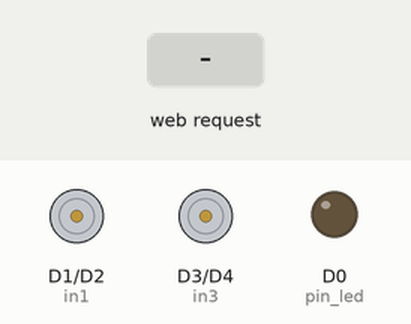
This sketch was run on a simulated ESP8266 (NodeMCU). On the bench: motor-driver pin pairs drawn as motors (green arrow = first pin HIGH = forward, orange = second pin HIGH = backward, longer = more drive, scaled by the enable pin), output pins drawn as LEDs (lit = HIGH). The test bench sets the inputs (shaded band). WiFi joins after 1.5 s; servers stay silent unless stated; what the sketch prints to the serial monitor is not drawn.

Above: at 2.7 s.
2.8 s: HTTP request GET /startYourEngines received
At 4.0 s:
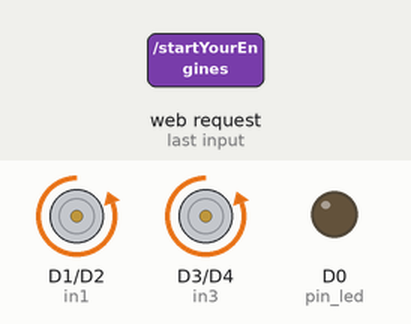
4.5 s: HTTP request GET /angleFromAddress received
At 5.3 s:
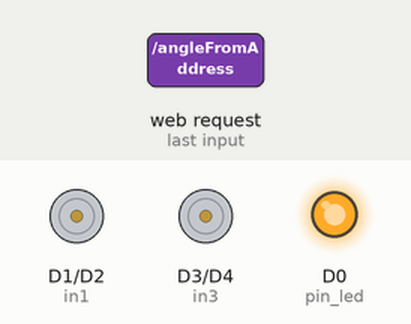
6.1 s: HTTP request GET /angleFromAddress?lfv=120 received
At 6.5 s:
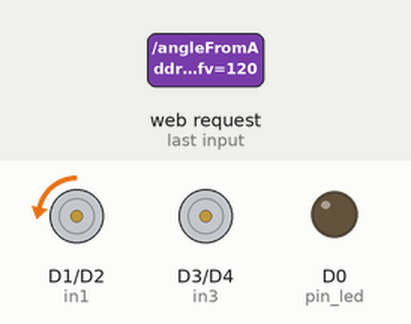
7.7 s: HTTP request GET /angleFromAddress?angle=1 received
At 8.9 s:
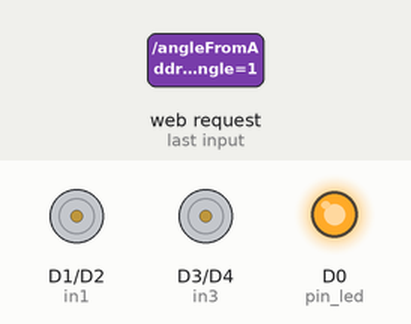
Timing chart, 0 to 10.3 s (numbered marks = the images above; inputs shaded):
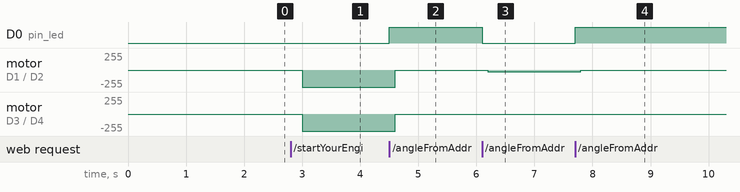

Measured:
- after the input at 2.8 s, motor on D1 (in1) / D2 (in2), motor on D3 (in3) / D4 (in4): stopped → backward 255/255 after 0.20 s
- after the input at 4.5 s, D0 (pin_led): LOW → HIGH at once; motor on D1 (in1) / D2 (in2), motor on D3 (in3) / D4 (in4): backward 255/255 → stopped after 0.10 s
- after the input at 6.1 s, D0 (pin_led): HIGH → LOW at once; motor on D1 (in1) / D2 (in2): stopped → backward 29/255 after 0.10 s
- after the input at 7.7 s, D0 (pin_led): LOW → HIGH at once; motor on D1 (in1) / D2 (in2): backward 29/255 → stopped after 0.10 s

The sketch:

project_v2.2.ino
```cpp
#include <Ticker.h>
#include <ESP8266WiFi.h>
#include <ESP8266WebServer.h>
#include <ArduinoJson.h>
#include <math.h>

ESP8266WebServer server;
Ticker timer;

// Network Info
char* ssid = "BetterLateThanNever";
char* password = "PleaseWork";

//Blink pin
uint8_t pin_led = 16;

//Reference Angle
double angle;

//Define Sample Rate
const float freq = 5; //Hz
const float Ts = 1/freq; //Sample time in seconds

// Define Motor Pins
const uint8_t in1 = D1; // right motor
const uint8_t in2 = D2; // right motor
const uint8_t in3 = D3; // left motor
const uint8_t in4 = D4; // left motor
const uint8_t enR = D5; // right motor
const uint8_t enL = D6; // left motor

//Define motor voltage variables
long leftFullVolt = 1023;
long rightFullVolt = 1023;
int floorVolt = 224;


volatile int leftMotorVolt;
volatile int rightMotorVolt;


// PI Controller Variables
double ov_old = 0;
double ov_new = 0;
double e_old_old = 0;
double e_old = 0;
double e_new = 0;
double kp = 5;
double ki = 0;
double kd = 0;

//Toggle the LED
void toggleLED(){
  digitalWrite(pin_led, !digitalRead(pin_led));
  server.send(204,"");
}

void startRobot(){
  server.send(204,"");
  ov_new = 0;
  ov_old = 0;
  e_new = 0;
  e_old = 0;
  e_old_old = 0;
  delayMicroseconds(200);
  timer.attach(Ts, isrFunction);
}

void stopRobot(){
  analogWrite(enR, 0);
  analogWrite(enL, 0);
  if (timer.active()){
    timer.detach();
  }
  server.send(204,"");
}


// Parse url for angle
void angleFromAdd(){
  String newAngle = server.arg("angle");
  String newLFV = server.arg("lfv");
  String newRFV = server.arg("rfv");
  String newKp = server.arg("kp");
  String newKi = server.arg("ki");
  String newKd = server.arg("kd");

  angle = newAngle.toFloat();
  if (newLFV!="default"){
    leftFullVolt = newLFV.toInt();
  }
  if (newRFV!="default"){
    rightFullVolt = newRFV.toInt();
  }
  if (newKp!="default"){
    kp = newKp.toFloat();
  }
  if (newKi!="default"){
    ki = newKi.toFloat();
  }
  if (newKd != "default"){
    kd = newKd.toFloat();
  }

  digitalWrite(pin_led, !digitalRead(pin_led));
  server.send(204, "");
}


void isrFunction(){

  if (ki==0.0 && kd == 0.0){             // Check for ki and kd.  If both ki and kd = 0, then code for P controller
    e_new = -angle;
    ov_new = kp*e_new;
  }
  else{                     // If ki or kd are nonzero. Code PID controller
    e_old = e_new;
    e_new = -angle;
    ov_old = ov_new;
    ov_new = ov_new + (kp+ki+kd)*e_new - (kp + 2*kd)*e_old + kd*e_old_old;
  }


  leftMotorVolt = max(min(leftFullVolt, leftFullVolt + round(ov_new)), -leftFullVolt);
  rightMotorVolt = max(min(rightFullVolt, rightFullVolt - round(ov_new)), -rightFullVolt);

  // Change direction of left motor
  if (leftMotorVolt < 0){
    digitalWrite(in3, HIGH);
    digitalWrite(in4, LOW);
    leftMotorVolt = -leftMotorVolt;
  }
  else{
    digitalWrite(in3, LOW);
    digitalWrite(in4, HIGH);
  }

  // Change direction of right motor
  if (rightMotorVolt < 0){
    digitalWrite(in1, HIGH);
    digitalWrite(in2, LOW);
    rightMotorVolt = -rightMotorVolt;
  }
  else{
    digitalWrite(in1, LOW);
    digitalWrite(in2, HIGH);
  }
  leftMotorVolt = map(leftMotorVolt, 0, leftFullVolt, floorVolt, leftFullVolt);
  rightMotorVolt = map(rightMotorVolt, 0, rightFullVolt, floorVolt, rightFullVolt);
  analogWrite(enR, rightMotorVolt);
  analogWrite(enL, leftMotorVolt);
}


void setup(){

  // Setup LED PIN
  pinMode(pin_led, OUTPUT);


  // Wifi Setup
  WiFi.begin(ssid, password);
  Serial.begin(115200);
  while(WiFi.status()!=WL_CONNECTED){
    Serial.print(".");
    delay(500);
  }
  Serial.println("");
  Serial.print("IP Address: ");
  Serial.print(WiFi.localIP());

  server.on("/",[](){server.send(200,"text/plain","Hello world!");});
  server.on("/startYourEngines", startRobot);
  server.on("/stopYourEngines", stopRobot);
  server.on("/angleFromAddress", angleFromAdd);
  server.begin();


  // Initial Motor Pins
  pinMode(in1, OUTPUT);
  pinMode(in2, OUTPUT);
  pinMode(in3, OUTPUT);
  pinMode(in4, OUTPUT);
  pinMode(enL, OUTPUT);
  pinMode(enR, OUTPUT);


  // Set Motor Direction
  digitalWrite(in1, LOW);
  digitalWrite(in2, HIGH);
  digitalWrite(in3, LOW);
  digitalWrite(in4, HIGH);

  //

}

void loop(){
  server.handleClient();

}
```
